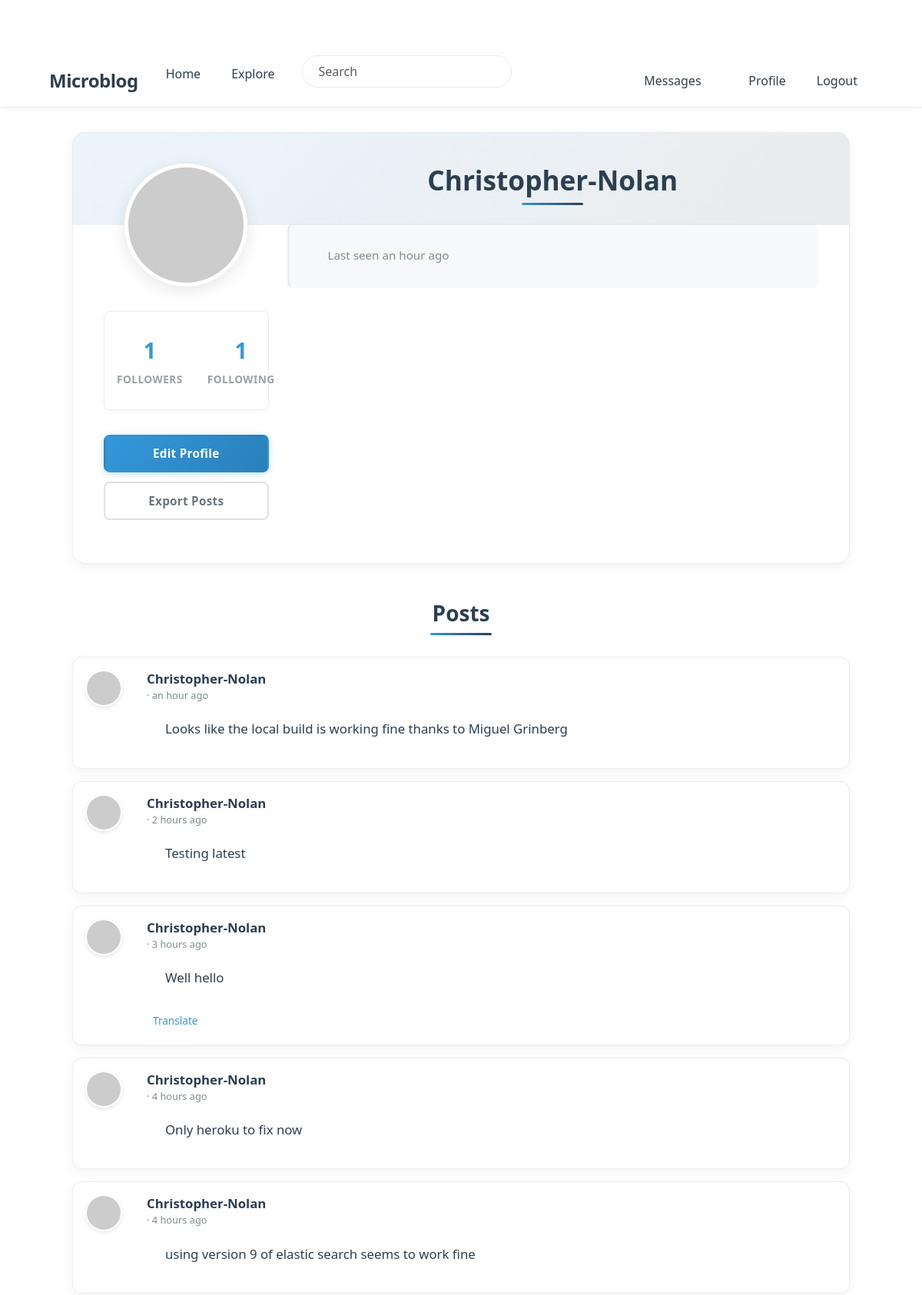
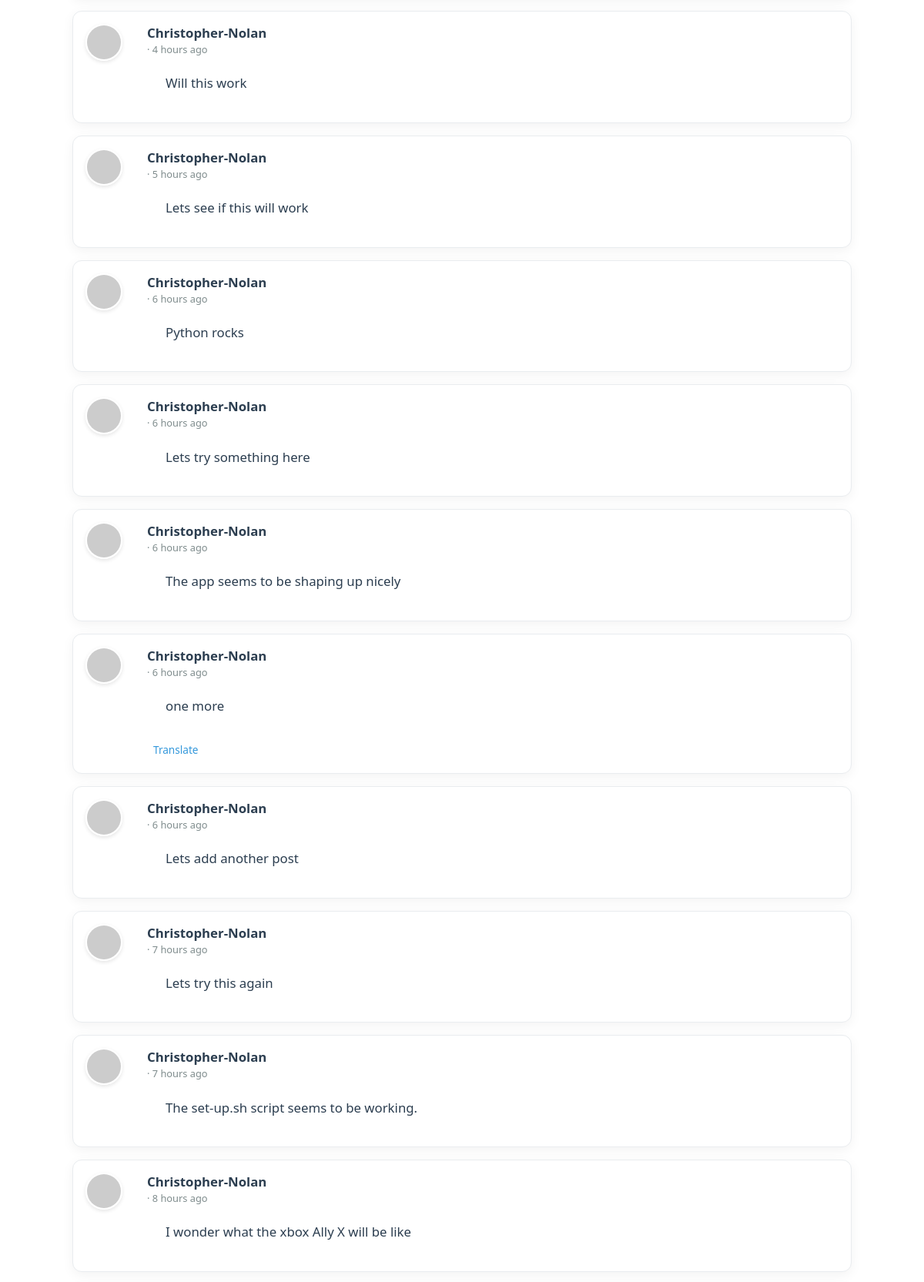
The app's page /user/Christopher-Nolan (signed in, upper part) with its own data (2 pictures, top to bottom).
### app/models.py (models this page shows, shortened)
class PaginatedAPIMixin(object):
    @staticmethod
    def to_collection_dict(query, page, per_page, endpoint, **kwargs):
        resources = db.paginate(query, page=page, per_page=per_page,
                                error_out=False)
        data = {
            'items': [item.to_dict() for item in resources.items],
            '_meta': {
                'page': page,
                'per_page': per_page,
                'total_pages': resources.pages,
                'total_items': resources.total
            },
            '_links': {
                'self': url_for(endpoint, page=page, per_page=per_page,
                                **kwargs),
                'next': url_for(endpoint, page=page + 1, per_page=per_page,
                                **kwargs) if resources.has_next else None,
                'prev': url_for(endpoint, page=page - 1, per_page=per_page,
                                **kwargs) if resources.has_prev else None
            }
        }
        return data

class User(PaginatedAPIMixin, UserMixin, db.Model):
    id: so.Mapped[int] = so.mapped_column(primary_key=True)
    username: so.Mapped[str] = so.mapped_column(sa.String(64), index=True,
                                                unique=True)
    email: so.Mapped[str] = so.mapped_column(sa.String(120), index=True,
                                             unique=True)
    password_hash: so.Mapped[Optional[str]] = so.mapped_column(sa.String(256))
    about_me: so.Mapped[Optional[str]] = so.mapped_column(sa.String(140))
    last_seen: so.Mapped[Optional[datetime]] = so.mapped_column(
        default=lambda: datetime.now(timezone.utc))
    last_message_read_time: so.Mapped[Optional[datetime]]
    token: so.Mapped[Optional[str]] = so.mapped_column(
        sa.String(32), index=True, unique=True)
    token_expiration: so.Mapped[Optional[datetime]]
    posts: so.WriteOnlyMapped['Post'] = so.relationship(
        back_populates='author')
    following: so.WriteOnlyMapped['User'] = so.relationship(
        secondary=followers, primaryjoin=(followers.c.follower_id == id),
        secondaryjoin=(followers.c.followed_id == id),
        back_populates='followers')
    followers: so.WriteOnlyMapped['User'] = so.relationship(
        secondary=followers, primaryjoin=(followers.c.followed_id == id),
        secondaryjoin=(followers.c.follower_id == id),
        back_populates='following')
    messages_sent: so.WriteOnlyMapped['Message'] = so.relationship(
        foreign_keys='Message.sender_id', back_populates='author')
    messages_received: so.WriteOnlyMapped['Message'] = so.relationship(
        foreign_keys='Message.recipient_id', back_populates='recipient')
    notifications: so.WriteOnlyMapped['Notification'] = so.relationship(
        back_populates='user')
    tasks: so.WriteOnlyMapped['Task'] = so.relationship(back_populates='user')
    def avatar(self, size):
        digest = md5(self.email.lower().encode('utf-8')).hexdigest()
        return f'https://www.gravatar.com/avatar/{digest}?d=identicon&s={size}'
    def followers_count(self):
        query = sa.select(sa.func.count()).select_from(
            self.followers.select().subquery())
        return db.session.scalar(query)
    def following_count(self):
        query = sa.select(sa.func.count()).select_from(
            self.following.select().subquery())
        return db.session.scalar(query)
    def unread_message_count(self):
        last_read_time = self.last_message_read_time or datetime(1900, 1, 1)
        query = sa.select(Message).where(Message.recipient == self,
                                         Message.timestamp > last_read_time)
        return db.session.scalar(sa.select(sa.func.count()).select_from(
            query.subquery()))
    def get_tasks_in_progress(self):
        query = self.tasks.select().where(Task.complete == False)
        return db.session.scalars(query)
    def get_task_in_progress(self, name):
        query = self.tasks.select().where(Task.name == name,
                                          Task.complete == False)
        return db.session.scalar(query)

class SearchableMixin:
    @classmethod
    def before_commit(cls, session):
        session._changes = {
            'add': list(session.new),
            'update': list(session.dirty),
            'delete': list(session.deleted)
        }
    @classmethod
    def after_commit(cls, session):
        try:
            for obj in session._changes['add']:
                if isinstance(obj, SearchableMixin):
                    add_to_index(obj.__tablename__, obj)
            for obj in session._changes['update']:
                if isinstance(obj, SearchableMixin):
                    add_to_index(obj.__tablename__, obj)
            for obj in session._changes['delete']:
                if isinstance(obj, SearchableMixin):
                    remove_from_index(obj.__tablename__, obj)
        except Exception as e:
            current_app.logger.error(f'Error in after_commit: {e}')
        finally:
            session._changes = None

class Post(SearchableMixin, db.Model):
    __searchable__ = ['body']
    id: so.Mapped[int] = so.mapped_column(primary_key=True)
    body: so.Mapped[str] = so.mapped_column(sa.String(140))
    timestamp: so.Mapped[datetime] = so.mapped_column(
        index=True, default=lambda: datetime.now(timezone.utc))
    user_id: so.Mapped[int] = so.mapped_column(sa.ForeignKey(User.id),
                                               index=True)
    language: so.Mapped[Optional[str]] = so.mapped_column(sa.String(5))
    author: so.Mapped[User] = so.relationship(back_populates='posts')

### app/main/routes.py (the view)
@bp.route('/user/<username>')
@login_required
def user(username):
    user = db.first_or_404(sa.select(User).where(User.username == username))
    page = request.args.get('page', 1, type=int)
    query = user.posts.select().order_by(Post.timestamp.desc())
    posts = db.paginate(query, page=page,
                        per_page=current_app.config['POSTS_PER_PAGE'],
                        error_out=False)
    next_url = url_for('main.user', username=user.username,
                       page=posts.next_num) if posts.has_next else None
    prev_url = url_for('main.user', username=user.username,
                       page=posts.prev_num) if posts.has_prev else None
    form = EmptyForm()
    return render_template('user.html', user=user, posts=posts.items,
                           next_url=next_url, prev_url=prev_url, form=form)

### app/main/forms.py
class SearchForm(FlaskForm):
    q = StringField(_l('Search'), validators=[DataRequired()])
    def __init__(self, *args, **kwargs):
        if 'formdata' not in kwargs:
            kwargs['formdata'] = request.args
        if 'meta' not in kwargs:
            kwargs['meta'] = {'csrf': False}
        super(SearchForm, self).__init__(*args, **kwargs)

class EmptyForm(FlaskForm):
    submit = SubmitField('Submit')

### app/__init__.py (called while the page is built)
def get_locale():
    return request.accept_languages.best_match(current_app.config['LANGUAGES'])

### app/main/routes.py (called while the page is built)
@bp.before_app_request
def before_request():
    if current_user.is_authenticated:
        current_user.last_seen = datetime.now(timezone.utc)
        db.session.commit()
        g.search_form = SearchForm()
    g.locale = str(get_locale())

### app/models.py (called while the page is built)
@login.user_loader
def load_user(id):
    return db.session.get(User, int(id))

### app/templates/user.html (shortened to what this page needs)
{% extends "base.html" %}
{% block content %}
<div class="container">
    <div class="profile-container">
        <div class="row">
            <div class="col-md-3 text-center">
                <img src="{{ user.avatar(200) }}" class="profile-avatar" alt="{{ user.username }}'s avatar">
                <div class="profile-stats">
                    <div class="stat-item">
                        <span class="stat-value">{{ user.followers_count() }}</span>
                        <span class="stat-label">{{ _('Followers') }}</span>
                    </div>
                    <div class="stat-item">
                        <span class="stat-value">{{ user.following_count() }}</span>
                        <span class="stat-label">{{ _('Following') }}</span>
                    </div>
                </div>
                <div class="profile-actions">
                    {% if user == current_user %}
                        <a href="{{ url_for('main.edit_profile') }}" class="btn btn-edit">
                            {{ _('Edit Profile') }}
                        </a>
                        {% if not current_user.get_task_in_progress('export_posts') %}
                        <a href="{{ url_for('main.export_posts') }}" class="btn btn-outline-secondary">
                            {{ _('Export Posts') }}
                        </a>
                        {% endif %}
                    {% elif not current_user.is_following(user) %}
                        <form action="{{ url_for('main.follow', username=user.username) }}" method="post" class="d-inline">
                            {{ form.hidden_tag() }}
                            <button type="submit" class="btn btn-primary">{{ _('Follow') }}</button>
                        </form>
                    {% else %}
                        <form action="{{ url_for('main.unfollow', username=user.username) }}" method="post" class="d-inline">
                            {{ form.hidden_tag() }}
                            <button type="submit" class="btn btn-outline-secondary">{{ _('Following') }}</button>
                        </form>
                    {% endif %}
                </div>
            </div>
            <div class="col-md-9">
                <h1 class="profile-username">{{ user.username }}</h1>
                <div class="profile-meta">
                    {% if user.last_seen %}
                    <p> {{ _('Last seen') }} {{ moment(user.last_seen).fromNow() }}</p>
                    {% endif %}
                </div>
            </div>
        </div>
    </div>
    <h2 class="posts-header">{{ _('Posts') }}</h2>
    {% for post in posts %}
        {% include '_post.html' %}
    {% endfor %}
{% endblock %}

### app/templates/_post.html (shortened to what this page needs)
<div class="card post-card mb-3">
    <div class="card-body">
        <div class="d-flex">
            <div class="flex-shrink-0 me-3">
                <a href="{{ url_for('main.user', username=post.author.username) }}">
                    <img src="{{ post.author.avatar(50) }}" class="post-avatar" alt="{{ post.author.username }}'s avatar">
                </a>
            </div>
            <div class="flex-grow-1">
                <div class="d-flex justify-content-between align-items-start">
                    <div>
                        <a class="user_popup post-username" href="{{ url_for('main.user', username=post.author.username) }}">
                            {{ post.author.username }}
                        </a>
                        <span class="post-time">· {{ moment(post.timestamp).fromNow() }}</span>
                    </div>
                </div>
                <div class="post-body" id="post{{ post.id }}">{{ post.body }}</div>
                {% if post.language and post.language != g.locale %}
                <div class="mt-2">
                    <a href="javascript:translate(
                        'post{{ post.id }}',
                        'translation{{ post.id }}',
                        '{{ post.language }}',
                        '{{ g.locale }}')"
                       class="translation-link">
                        {{ _('Translate') }}
                    </a>
                </div>
                {% endif %}
            </div>
        </div>
    </div>
</div>

### records on screen
User: username "Christopher-Nolan", last_seen "an hour ago"
Post: author.username "Christopher-Nolan", timestamp "an hour ago", body "Looks like the local build is working fine thanks to Miguel Grinberg"
Post: author.username "Christopher-Nolan", timestamp "2 hours ago", body "Testing latest"
Post: author.username "Christopher-Nolan", timestamp "3 hours ago", body "Well hello"
Post: author.username "Christopher-Nolan", timestamp "4 hours ago", body "Only heroku to fix now"
Post: author.username "Christopher-Nolan", timestamp "4 hours ago", body "using version 9 of elastic search seems to work fine"
Post: author.username "Christopher-Nolan", timestamp "4 hours ago", body "Will this work"
Post: author.username "Christopher-Nolan", timestamp "5 hours ago", body "Lets see if this will work"
Post: author.username "Christopher-Nolan", timestamp "6 hours ago", body "Python rocks"
Post: author.username "Christopher-Nolan", timestamp "6 hours ago", body "Lets try something here"
Post: author.username "Christopher-Nolan", timestamp "6 hours ago", body "The app seems to be shaping up nicely"
Post: author.username "Christopher-Nolan", timestamp "6 hours ago", body "one more"
Post: author.username "Christopher-Nolan", timestamp "6 hours ago", body "Lets add another post"
Post: author.username "Christopher-Nolan", timestamp "7 hours ago", body "Lets try this again"
Post: author.username "Christopher-Nolan", timestamp "7 hours ago", body "The set-up.sh script seems to be working."
Post: author.username "Christopher-Nolan", timestamp "8 hours ago", body "I wonder what the xbox Ally X will be like"

### other values on screen
{{ user.followers_count() }} "1"
{{ user.following_count() }} "1"
